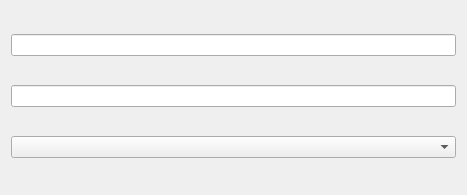
<?xml version="1.0" encoding="UTF-8"?>
<ui version="4.0">
 <class>Form</class>
 <widget class="QWidget" name="Form">
  <property name="geometry">
   <rect>
    <x>0</x>
    <y>0</y>
    <width>467</width>
    <height>195</height>
   </rect>
  </property>
  <property name="sizePolicy">
   <sizepolicy hsizetype="Preferred" vsizetype="Fixed">
    <horstretch>0</horstretch>
    <verstretch>0</verstretch>
   </sizepolicy>
  </property>
  <property name="windowTitle">
   <string>Form</string>
  </property>
  <layout class="QGridLayout" name="gridLayout">
   <item row="0" column="0" colspan="2">
    <widget class="QLineEdit" name="uiCollection">
     <property name="readOnly">
      <bool>true</bool>
     </property>
    </widget>
   </item>
   <item row="1" column="0" colspan="2">
    <widget class="QLineEdit" name="uiName">
     <property name="readOnly">
      <bool>true</bool>
     </property>
    </widget>
   </item>
   <item row="2" column="0" colspan="2">
    <widget class="QComboBox" name="uiValue"/>
   </item>
  </layout>
 </widget>
 <resources/>
 <connections/>
</ui>
